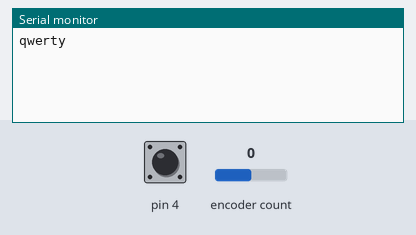
This sketch was run on a simulated Arduino Uno, built with avr-gcc and run on an emulated ATmega328P. Shown: the last lines printed to the serial monitor. The test bench sets the inputs (shaded band); at power-on: encoder count 0, pin 4 HIGH.

Above: at 1.2 s.
1.3 s: encoder count set to 1
At 1.6 s:
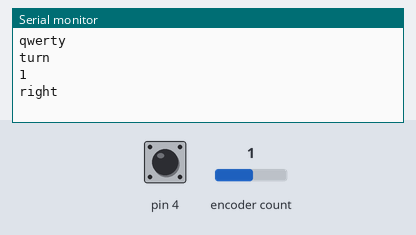
2.8 s: pin 4 pulled LOW for 0.15 s
At 4.2 s:
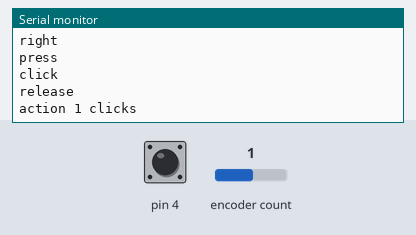
4.4 s: pin 4 pulled LOW for 1 s
At 6.6 s:
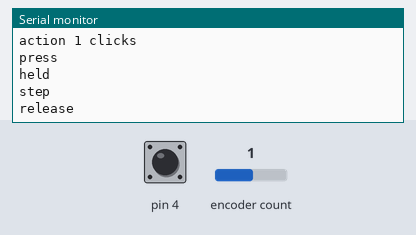
6.9 s: encoder count set to 0
At 8.1 s:
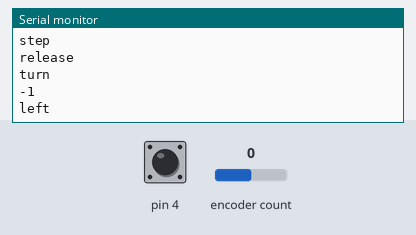
8.4 s: pin 4 driven LOW
At 8.7 s:
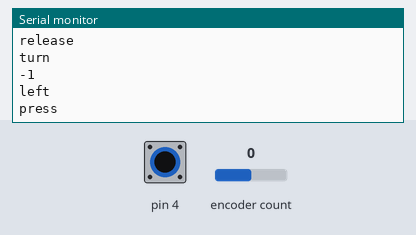
11.4 s: encoder count set to -1
At 11.95 s:
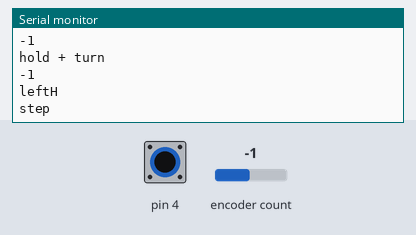

Measured:
- after the input at 1.3 s, the serial monitor: prints a new line at once (image 1)
- after the input at 2.8 s, the serial monitor: prints a new line at once (image 2)
- after the input at 4.4 s, the serial monitor: prints a new line after 0.50 s (image 3)
- after the input at 6.9 s, the serial monitor: prints a new line at once (image 4)
- after the input at 8.4 s, the serial monitor: prints a new line at once (image 5)
- after the input at 11.4 s, the serial monitor: prints a new line at once (image 6)

The sketch:

enc_test.ino
```cpp
// пример с библиотекой EncButton2

// Опциональные дефайн-настройки (показаны по умолчанию)
//#define EB_FAST 30     // таймаут быстрого поворота, мс
//#define EB_DEB 50      // дебаунс кнопки, мс
//#define EB_CLICK 400   // таймаут накликивания, мс

#include <EncButton2.h>
EncButton2<EB_ENCBTN> enc(INPUT, 2, 3, 4);  // энкодер с кнопкой
//EncButton2<EB_ENC> enc(INPUT, 2, 3);        // просто энкодер
//EncButton2<EB_BTN> enc(INPUT, 4);           // просто кнопка

void setup() {
  Serial.begin(9600);
  Serial.println("qwerty");
}

void loop() {
  enc.tick();                       // опрос происходит здесь

  // =============== ЭНКОДЕР ===============
  // обычный поворот
  if (enc.turn()) {
    Serial.println("turn");

    // можно опросить ещё:
    //Serial.println(enc.counter);  // вывести счётчик
    //Serial.println(enc.fast());   // проверить быстрый поворот
    Serial.println(enc.dir()); // направление поворота
  }

  // "нажатый поворот"
  if (enc.turnH()) {
    Serial.println("hold + turn");

    // можно опросить ещё:
    //Serial.println(enc.counter);  // вывести счётчик
    //Serial.println(enc.fast());   // проверить быстрый поворот
    Serial.println(enc.dir()); // направление поворота
  }

  if (enc.left()) Serial.println("left");     // поворот налево
  if (enc.right()) Serial.println("right");   // поворот направо
  if (enc.leftH()) Serial.println("leftH");   // нажатый поворот налево
  if (enc.rightH()) Serial.println("rightH"); // нажатый поворот направо

  // =============== КНОПКА ===============
  if (enc.press()) Serial.println("press");
  if (enc.click()) Serial.println("click");
  if (enc.release()) Serial.println("release");

  if (enc.held()) Serial.println("held");     // однократно вернёт true при удержании
  //if (enc.hold()) Serial.println("hold");   // будет постоянно возвращать true после удержания
  if (enc.step()) Serial.println("step");     // импульсное удержание

  // проверка на количество кликов
  if (enc.hasClicks(1)) Serial.println("action 1 clicks");
  if (enc.hasClicks(2)) Serial.println("action 2 clicks");
  if (enc.hasClicks(3)) Serial.println("action 3 clicks");
  if (enc.hasClicks(5)) Serial.println("action 5 clicks");

  // вывести количество кликов
  if (enc.hasClicks()) {
    Serial.print("has clicks ");
    Serial.println(enc.clicks);
  }
}
```
